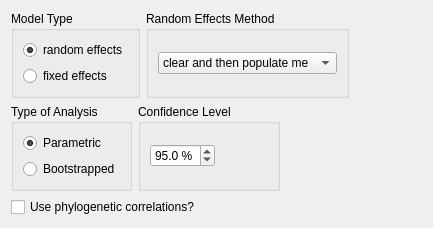
<?xml version="1.0" encoding="UTF-8"?>
<ui version="4.0">
 <class>WizardPage</class>
 <widget class="QWizardPage" name="WizardPage">
  <property name="geometry">
   <rect>
    <x>0</x>
    <y>0</y>
    <width>433</width>
    <height>217</height>
   </rect>
  </property>
  <property name="windowTitle">
   <string>WizardPage</string>
  </property>
  <layout class="QVBoxLayout" name="verticalLayout_3">
   <item>
    <layout class="QHBoxLayout" name="horizontalLayout_2">
     <item>
      <widget class="QGroupBox" name="model_type_groupBox">
       <property name="title">
        <string>Model Type</string>
       </property>
       <layout class="QVBoxLayout" name="verticalLayout_2">
        <item>
         <widget class="QRadioButton" name="random_effects_radio_btn">
          <property name="text">
           <string>random effects</string>
          </property>
          <property name="checked">
           <bool>true</bool>
          </property>
         </widget>
        </item>
        <item>
         <widget class="QRadioButton" name="fixed_effects_radio_btn">
          <property name="text">
           <string>fixed effects</string>
          </property>
         </widget>
        </item>
       </layout>
      </widget>
     </item>
     <item>
      <widget class="QGroupBox" name="random_effects_method_GroupBox">
       <property name="title">
        <string>Random Effects Method</string>
       </property>
       <layout class="QHBoxLayout" name="horizontalLayout_3">
        <item>
         <widget class="QComboBox" name="random_effects_method_ComboBox">
          <item>
           <property name="text">
            <string>clear and then populate me</string>
           </property>
          </item>
         </widget>
        </item>
       </layout>
      </widget>
     </item>
     <item>
      <spacer name="horizontalSpacer_2">
       <property name="orientation">
        <enum>Qt::Horizontal</enum>
       </property>
       <property name="sizeHint" stdset="0">
        <size>
         <width>40</width>
         <height>20</height>
        </size>
       </property>
      </spacer>
     </item>
    </layout>
   </item>
   <item>
    <layout class="QHBoxLayout" name="horizontalLayout_4">
     <item>
      <widget class="QGroupBox" name="groupBox">
       <property name="title">
        <string>Type of Analysis</string>
       </property>
       <layout class="QVBoxLayout" name="verticalLayout">
        <item>
         <widget class="QRadioButton" name="parametric_radioButton">
          <property name="text">
           <string>Parametric</string>
          </property>
          <property name="checked">
           <bool>true</bool>
          </property>
         </widget>
        </item>
        <item>
         <widget class="QRadioButton" name="bootstrapped_radioButton">
          <property name="text">
           <string>Bootstrapped</string>
          </property>
         </widget>
        </item>
       </layout>
      </widget>
     </item>
     <item>
      <widget class="QGroupBox" name="groupBox_2">
       <property name="title">
        <string>Confidence Level</string>
       </property>
       <layout class="QHBoxLayout" name="horizontalLayout">
        <item>
         <widget class="QDoubleSpinBox" name="conf_level_spinbox">
          <property name="suffix">
           <string> %</string>
          </property>
          <property name="decimals">
           <number>1</number>
          </property>
          <property name="minimum">
           <double>70.000000000000000</double>
          </property>
          <property name="maximum">
           <double>99.900000000000006</double>
          </property>
          <property name="singleStep">
           <double>0.100000000000000</double>
          </property>
          <property name="value">
           <double>95.000000000000000</double>
          </property>
         </widget>
        </item>
        <item>
         <spacer name="horizontalSpacer">
          <property name="orientation">
           <enum>Qt::Horizontal</enum>
          </property>
          <property name="sizeHint" stdset="0">
           <size>
            <width>40</width>
            <height>20</height>
           </size>
          </property>
         </spacer>
        </item>
       </layout>
      </widget>
     </item>
     <item>
      <spacer name="horizontalSpacer_3">
       <property name="orientation">
        <enum>Qt::Horizontal</enum>
       </property>
       <property name="sizeHint" stdset="0">
        <size>
         <width>40</width>
         <height>20</height>
        </size>
       </property>
      </spacer>
     </item>
    </layout>
   </item>
   <item>
    <widget class="QCheckBox" name="phylogen_checkBox">
     <property name="toolTip">
      <string>if checked, you will be asked to provide a phylogenetic tree</string>
     </property>
     <property name="text">
      <string>Use phylogenetic correlations?</string>
     </property>
    </widget>
   </item>
   <item>
    <spacer name="verticalSpacer">
     <property name="orientation">
      <enum>Qt::Vertical</enum>
     </property>
     <property name="sizeHint" stdset="0">
      <size>
       <width>20</width>
       <height>1</height>
      </size>
     </property>
    </spacer>
   </item>
  </layout>
 </widget>
 <resources/>
 <connections/>
</ui>
